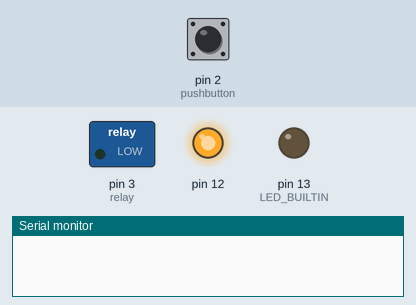
Recording of a sketch running on a simulated Arduino Uno, built with avr-gcc and run on an emulated ATmega328P. On the bench: switched loads named in the sketch (green lamp = pin HIGH), output pins drawn as LEDs (lit = HIGH), the last lines printed to the serial monitor. Dashed ring = blinking. The inputs (shaded band) are chosen by the test bench; at power-on: pin 2 (pushbutton) HIGH.

Above: at 1.2 s.
1.3 s: pin 2 (pushbutton) pulled LOW for 0.15 s
At 1.54 s:
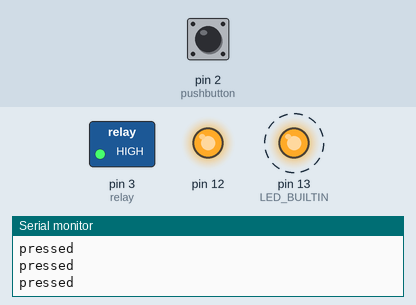
Timing chart, 0 to 10.4 s (numbered marks = the images above; inputs shaded):
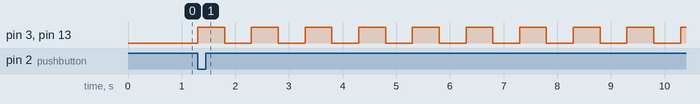

The sketch:

sketch.ino
```cpp
const int pushbutton = 2; //An PIN 2 wird der Taster angeschlossen
const int relay = 3; //An PIN 3 wird das Relay angeschlossen
unsigned long previousMillisInterval = 0;
unsigned long previousMillisButton = 0;
const long interval = 500; //Intervall bitte hier einstellen in Millisekunden
const long duration = 300000; //Dauer bitte hier einstellen in Millisekunden
volatile int stateLED = 0;
unsigned long currentMillis=0;

void setup() {
  digitalWrite(12, HIGH); pinMode(12, OUTPUT);
  digitalWrite(LED_BUILTIN, LOW); pinMode(LED_BUILTIN, OUTPUT);
  digitalWrite(relay, LOW); pinMode(relay, OUTPUT);
  pinMode(pushbutton, INPUT_PULLUP);
  Serial.begin(9600);
}

void loop() {
  currentMillis = millis();

  if (digitalRead(pushbutton) == LOW){pushTimeReset(); Serial.println("pressed");}
  if (previousMillisButton >= currentMillis)
  {

    if (currentMillis - previousMillisInterval >= interval)
    {
      previousMillisInterval = currentMillis;
      if (stateLED == 0)
      {
        digitalWrite(LED_BUILTIN, HIGH);
        digitalWrite(relay, HIGH);
        stateLED = 1;
      }
      else
      {
        digitalWrite(LED_BUILTIN, LOW);
        digitalWrite(relay, LOW);
        stateLED = 0;
      }
    }

  }
  else {
    digitalWrite(LED_BUILTIN, LOW);
    digitalWrite(relay, LOW);
    if (currentMillis>4233600000)
    {
      digitalWrite(12, LOW);
    }
  }
}

void pushTimeReset() {
  previousMillisButton = currentMillis + duration;
}
```

Measured:
- after the input at 1.3 s, pin 3 (relay), pin 13 (LED_BUILTIN): alternates HIGH for 0.50 s and LOW for 0.50 s, starting at once
